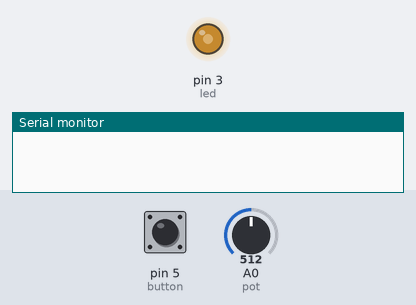
Recording of a sketch running on a simulated Arduino Uno, built with avr-gcc and run on an emulated ATmega328P. Parts: output pins drawn as LEDs (lit = HIGH), the last lines printed to the serial monitor. Inputs (shaded band) come from the test bench; at power-on: pin 5 (button) LOW, A0 (pot) = 512.

Above: at 1.2 s.
1.3 s: pin 5 (button) pulled HIGH for 0.15 s
At 1.46 s:
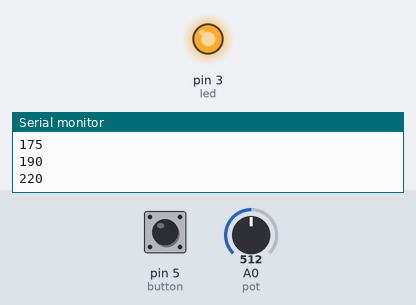
4.3 s: A0 (pot) set to 0
5.9 s: A0 (pot) set to 3
7.4 s: A0 (pot) set to 6
At 8.3 s:
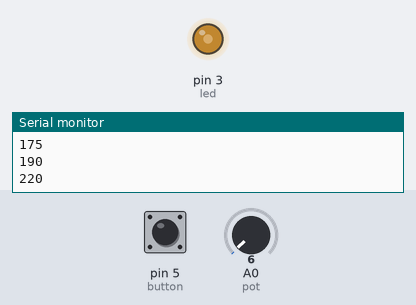
8.9 s: pin 5 (button) pulled HIGH for 1 s
At 9.83 s:
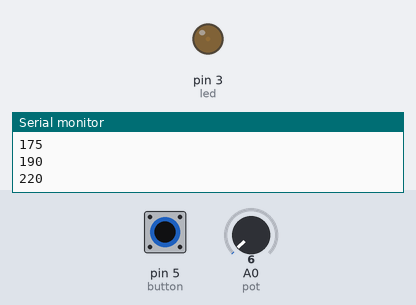
11.9 s: A0 (pot) set to 122
At 12.39 s:
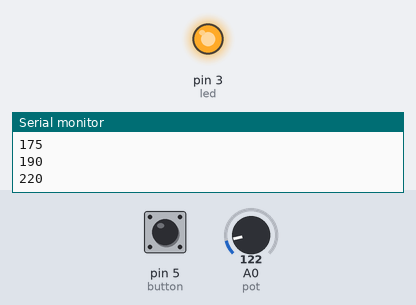
Timing chart, 0 to 15.9 s (numbered marks = the images above; inputs shaded):
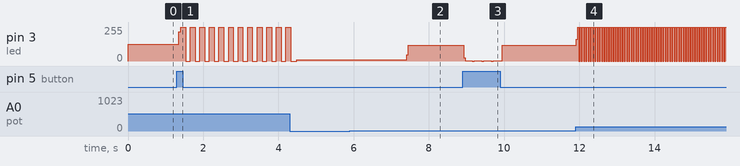

The sketch:

sketch_mar01a.ino
```cpp
int pot=A0;
int led=3;
int button=5;
int state=LOW;
int count=0;
int sine[]={0,30,50,65,85,110,120,135,165,175,190,220,240,255,240,220,190,175,165,135,120,110,85,65,50,30,0};
int tri[]={0,30,45,60,75,90,110,125,140,155,170,185,200,225,255,225,200,185,170,155,140,110,90,75,60,45,30,0};
int sawtooth[]={0,30,45,60,75,90,105,120,135,150,165,180,195,210,225,255,0};
void setup() {
  // put your setup code here, to run once:
pinMode(led,OUTPUT);
pinMode(pot,INPUT);
Serial.begin(9600);
}

void loop() {
  // put your main code here, to run repeatedly:
int ret=analogRead(pot);
int state=digitalRead(button);
if(state==HIGH){
  count++;
  state=LOW;
  delay(50);
  }
int value=map(ret,0,1023,0,255);
//Serial.println(value);

analogWrite(led,value);

          if(count==1){
                int i;
                int n=map(value,0,255,0,26);

                        for(i=0;i<n;i++){
                            analogWrite(led,sine[i]);
                            //Serial.print("n is:");
                            Serial.println(sine[i]);
                    }
            }

          else if(count==2){
              digitalWrite(led,HIGH);
              delay(value);
              digitalWrite(led,LOW);
              delay(value);
            }

           else if(count==3){
            int i;
                int n=map(value,0,255,0,26);
                for(i=0;i<n;i++){
                  analogWrite(led,tri[i]);
                }
           }

           else if(count==4){
            int i;
                int n=map(value,0,255,0,26);
                for(i=0;i<n;i++){
                  analogWrite(led,sawtooth[i]);
                }
           }

           else{
            count=0;
            }

    }
```

Measured:
- after the input at 1.3 s, pin 3 (led): 127/255 → 220/255 after 0.05 s, then repeats every 0.25 s: 255/255 0.13 s, 0/255 0.13 s
- after the input at 5.9 s, every drawn part: stays the same
- after the input at 7.4 s, pin 3 (led): 11/255 → 117/255 at once
- after the input at 8.9 s, pin 3 (led): 117/255 → 25/255 at once, then repeats every 0.23 s: 1/255 0.18 s, 0/255 0.05 s, until it stays 119/255 from 10.0 s
- after the input at 11.9 s, pin 3 (led): 119/255 → 162/255 at once, then repeats every 0.06 s: 255/255 0.03 s, 0/255 0.03 s
